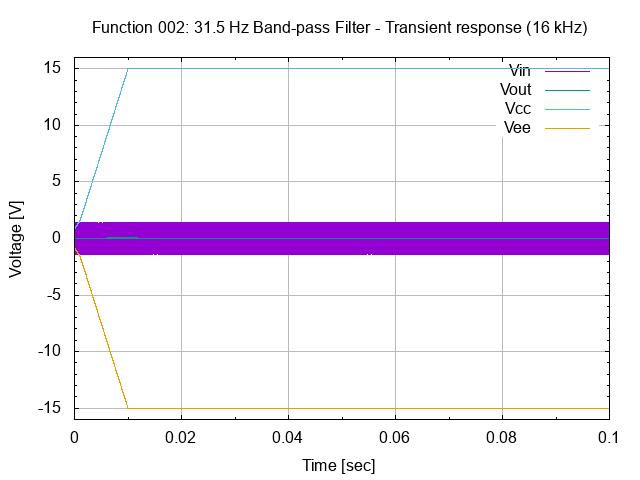

Here is the gnuplot script that generated this plot:
# setup terminal
set term png

# setup graph
set output "26.002.00.01.02.01.png"
set title "Function 002: 31.5 Hz Band-pass Filter - Transient response (16 kHz)"

# setup Y-axis
set yrange [-16:16]
set grid ytics lt 1 lw 1 lc rgb "#bbbbbb"
set mytics
set ylabel "Voltage [V]"

# setup X-axis
set grid xtics lt 1 lw 1 lc rgb "#bbbbbb"
set mxtics
set xrange [0:0.1]
set xlabel "Time [sec]"

# setup plot style
set style data lines
plot '26.002.00.01.02.dat' using 1:2 title "Vin", \
     '26.002.00.01.02.dat' using 1:3 title "Vout", \
     '26.002.00.01.02.dat' using 1:4 title "Vcc", \
     '26.002.00.01.02.dat' using 1:5 title "Vee"

# set output back to default
set output

# reset terminal type
set terminal pop
